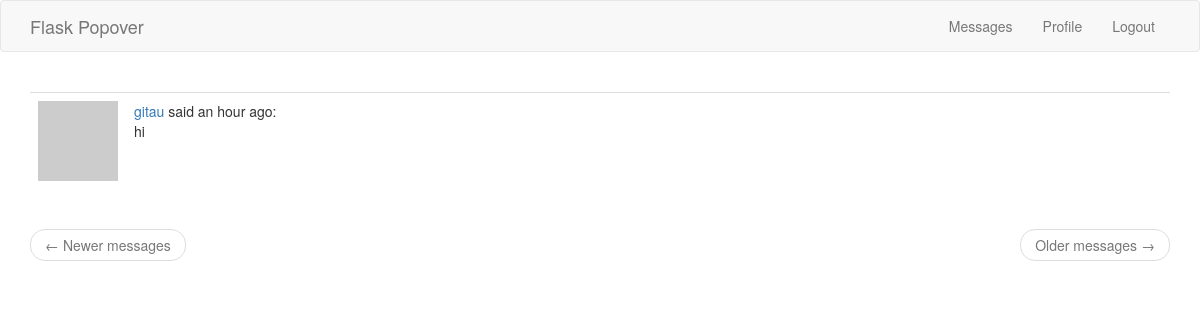
/messages (signed in), run on an earlier commit of the app's database.
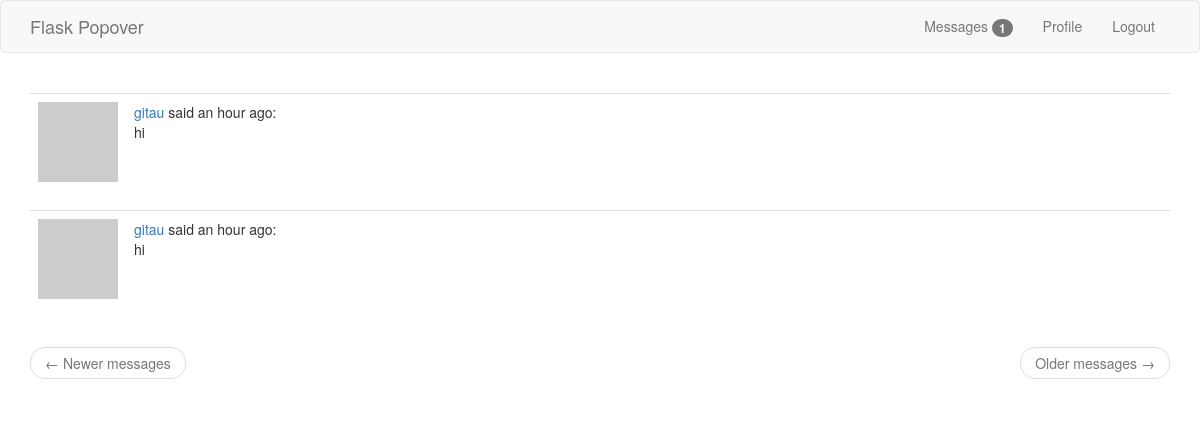
And on a later commit of the database.
### app/models.py (models this page shows, shortened)
class Message(db.Model):
    id = db.Column(db.Integer, primary_key=True)
    sender_id = db.Column(db.Integer, db.ForeignKey('user.id'))
    recipient_id = db.Column(db.Integer, db.ForeignKey('user.id'))
    body = db.Column(db.String(140))
    timestamp = db.Column(db.DateTime, index=True, default=datetime.utcnow)

class User(UserMixin, db.Model):
    __table_name__ = 'users'
    id = db.Column(db.Integer, primary_key=True)
    username = db.Column(db.String(64), index=True, unique=True)
    email = db.Column(db.String(64), index=True, unique=True)
    password_hash = db.Column(db.String(128))
    about_me = db.Column(db.String(120))
    last_seen = db.Column(db.DateTime, default=datetime.utcnow)
    posts = db.relationship('Post', backref='author', lazy='dynamic')
    messages_sent = db.relationship(
        'Message',
        foreign_keys='Message.sender_id',
        backref='author',
        lazy='dynamic')
    messages_received = db.relationship(
        'Message',
        foreign_keys='Message.recipient_id',
        backref='recipient',
        lazy='dynamic')
    last_message_read_time = db.Column(db.DateTime)
    def avatar(self, size):
        digest = md5(self.email.lower().encode('utf-8')).hexdigest()
        return f'https://www.gravatar.com/avatar/{digest}?d=identicon&s={size}'
    def new_messages(self):
        last_read_time = self.last_message_read_time or datetime(1900, 1, 1)
        return Message.query.filter_by(recipient=self).filter(
            Message.timestamp > last_read_time).count()

### app/routes.py (the view)
@app.route('/messages')
@login_required
def messages():
    current_user.last_message_read_time = datetime.utcnow()
    db.session.commit()
    page = request.args.get('page', 1, type=int)
    messages = current_user.messages_received.order_by(
        Message.timestamp.desc()).paginate(
            page, app.config['POSTS_PER_PAGE'], False)
    next_url = url_for('messages', page=messages.next_num) \
        if messages.has_next else None
    prev_url = url_for('message', page=messages.prev_num) \
        if messages.has_prev else None
    return render_template(
        'messages.html',
        messages=messages.items,
        next_url=next_url,
        prev_url=prev_url)

### app/models.py (called while the page is built)
@login.user_loader
def load_user(id):
    return User.query.get(int(id))

### app/routes.py (called while the page is built)
@app.before_request
def before_request():
    if current_user.is_authenticated:
        current_user.last_seen = datetime.utcnow()
        db.session.commit()

### app/templates/messages.html (shortened to what this page needs)
{% extends 'base.html' %}
{% import 'bootstrap/wtf.html' as wtf %}
{% block app_context %}
<div class="row">
    <div class="col-md-12 text-center">
    </div>
</div>
<div class="row">
    <div class="col-sm-12">
        {% for post in messages %}
            {% include '_posts.html' %}
        {% endfor %}
    </div>
</div>
<nav aria-label="...">
    <ul class="pager">
        <li class="previous{% if not prev_url %} disabled{% endif %}">
            <a href="{{ prev_url or '#' }}">
                <span aria-hidden="true">&larr;</span> Newer messages
            </a>
        </li>
        <li class="next{% if not next_url %} disabled{% endif %}">
            <a href="{{ next_url or '#' }}">
                Older messages <span aria-hidden="true">&rarr;</span>
            </a>
        </li>
    </ul>
</nav>
{% endblock %}

### app/templates/_posts.html
<table class="table table-hover">
    <tr valign='top'>
        <td width='70px'>
            <img src=" {{ post.author.avatar(36) }} ">
        </td>
        <td>
            <span class="user_popup">
                <a href="{{ url_for('user', username=post.author.username) }}">
                    {{ post.author.username }}
                </a>
            </span>
            said
            <span>
            {{ moment(post.timestamp).fromNow() }}:
            </span><br>
            <span>
                {{ post.body }}
            </span>
        </td>
    </tr>
</table>

What changed in the data, as far as the page shows it:
added Message: author.username "gitau", timestamp "an hour ago", body "hi"
Also different on the page:
{{ new_messages }}: (not shown) → "1"
